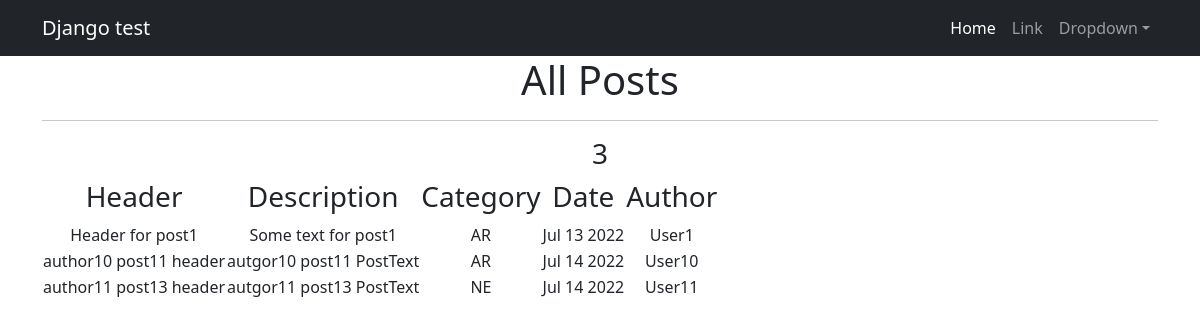
/posts/, run on an earlier commit of the app's database.
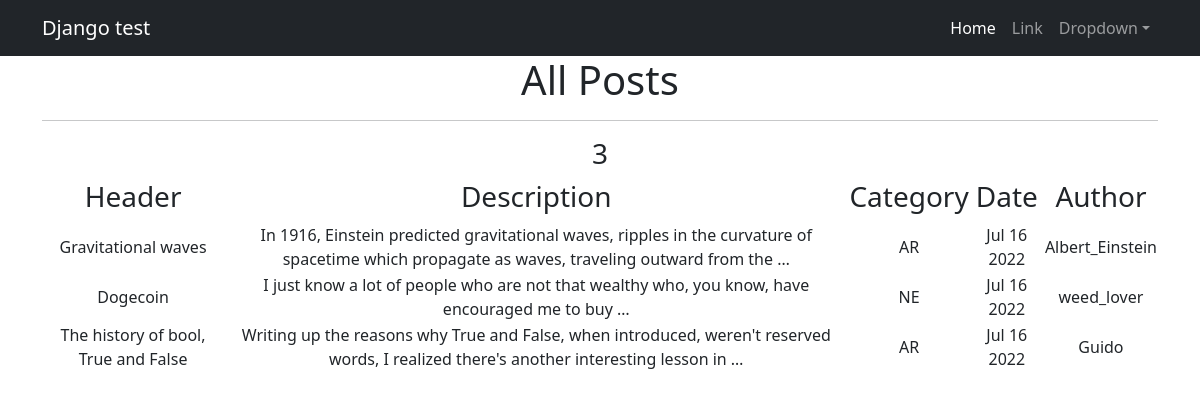
And on a later commit of the database.
### newsportal/models.py (models this page shows, shortened)
class Post(models.Model):
    author = models.ForeignKey(Author, on_delete=models.CASCADE)
    choice_category = models.CharField(max_length=2, choices=CATEGORY_NAME)
    date_time_auto = models.DateTimeField(auto_now_add=True)
    category = models.ManyToManyField(Category, through='PostCategory')
    header_news = models.CharField(max_length=155)
    post_text = models.TextField()
    rating = models.IntegerField(default=0)

class Author(models.Model):
    user = models.OneToOneField(User, on_delete=models.CASCADE)
    rating = models.IntegerField(default=0)

### newsportal/views.py (the view)
# urls.py: path('', PostListView.as_view()),
class PostListView(ListView):
    model = Post
    ordering = '-rating'
    template_name = 'posts.html'
    context_object_name = 'posts'
    paginate_by = 3

### newsportal/templatetags/poll_extras.py (called while the page is built)
@register.filter()
def censor(value):
    censored_value = ' '.join(f"{i[0]}***" if i in bad_words else i for i in value.split())
    return censored_value

### templates/posts.html (shortened to what this page needs)
{% extends 'newsportal/default.html' %}
{% load poll_extras %}
{% block content %}
<h1>All Posts</h1>
   <hr>
   <h3>{{ posts|length }}</h3>
    {% if posts %}
       <table>
           <tr>
               <td><h3>Header</h3></td>
               <td><h3>Description</h3></td>
               <td><h3>Category</h3></td>
               <td><h3>Date</h3></td>
               <td><h3>Author</h3></td>
           </tr>
           {% for post in posts %}
           <tr>
               <td>{{ post.header_news }}</td>
               <td>{{ post.post_text | truncatewords:20 | censor }}</td>
               <td>{{ post.choice_category }}</td>
               <td>{{ post.date_time_auto| date:'M d Y' }}</td>
               <td>{{ post.author.user.username }}</td>
           </tr>
           {% endfor %}
       </table>
   {% else %}
       <h2>No posts yet.</h2>
   {% endif %}
{% endblock content %}

### templates/newsportal/default.html (shortened to what this page needs)
<!DOCTYPE html>
<html lang="en">
    <head>
        {% load static %}
        <link href="{% static 'css/styles.css' %}" rel="stylesheet" />
    </head>
    <body>
        <nav class="navbar navbar-expand-lg navbar-dark bg-dark">
            <div class="container">
                <a class="navbar-brand" href="#">Django test</a>
                <div class="collapse navbar-collapse" id="navbarSupportedContent">
                    <ul class="navbar-nav ms-auto mb-2 mb-lg-0">
                        <li class="nav-item"><a class="nav-link active" aria-current="page" href="#">Home</a></li>
                        <li class="nav-item"><a class="nav-link" href="#">Link</a></li>
                        <li class="nav-item dropdown">
                            <a class="nav-link dropdown-toggle" id="navbarDropdown" href="#" role="button" data-bs-toggle="dropdown" aria-expanded="false">Dropdown</a>
                        </li>
                    </ul>
                </div>
            </div>
        </nav>
        <div class="container">
          <div class="row">
       <div class="col-lg-12 text-center">
           {% block content %}{% endblock content %}
       </div>
   </div>
</div>
    </body>
</html>

What changed in the data, as far as the page shows it:
removed Post: header_news "Header for post1", post_text|censor "Some text for post1", choice_category "AR", date_time_auto "Jul 13 2022", author.user.username "User1"
removed Post: header_news "author10 post11 header", post_text|censor "autgor10 post11 PostText", choice_category "AR", date_time_auto "Jul 14 2022", author.user.username "User10"
removed Post: header_news "author11 post13 header", post_text|censor "autgor11 post13 PostText", choice_category "NE", date_time_auto "Jul 14 2022", author.user.username "User11"
added Post: header_news "Gravitational waves", post_text|censor "In 1916, Einstein predicted gravitational waves, ripples in the curvature of spacetime which propagate as waves, traveling outward from the …", choice_category "AR", date_time_auto "Jul 16 2022", author.user.username "Albert_Einstein"
added Post: header_news "Dogecoin", post_text|censor "I just know a lot of people who are not that wealthy who, you know, have encouraged me to buy …", choice_category "NE", date_time_auto "Jul 16 2022", author.user.username "weed_lover"
added Post: header_news "The history of bool, True and False", post_text|censor "Writing up the reasons why True and False, when introduced, weren't reserved words, I realized there's another interesting lesson in …", choice_category "AR", date_time_auto "Jul 16 2022", author.user.username "Guido"
